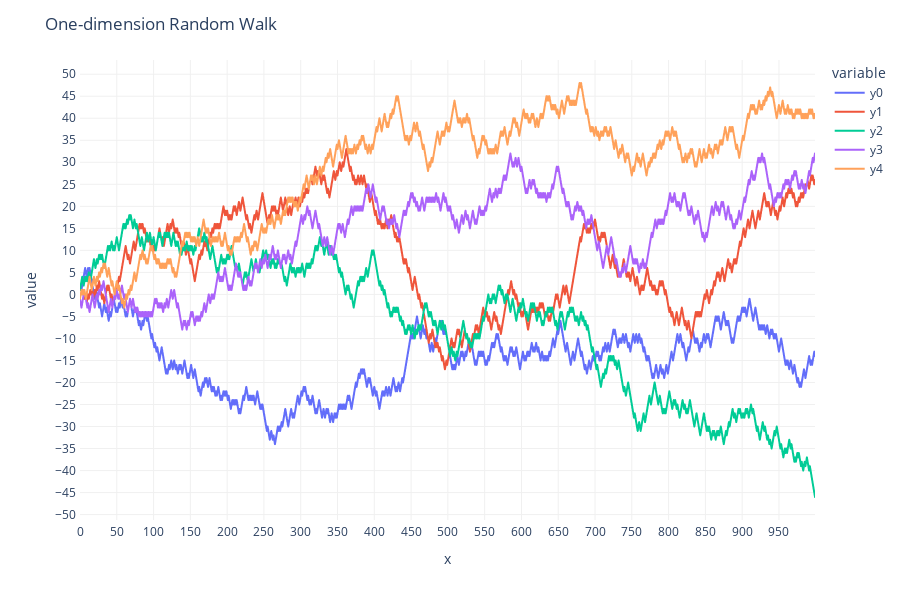

Here is the notebook cell this chart was saved with:
### Markdown cell above
<h4>As a Markov process, a Random Walk's (RW) future behaviour is independent of past behaviours. In a One-dimension setup, an incremental movement has probability <i>p</i>, while a decremental movement has probability <i>1 - p</i></h4>

### Code cell
def simulate_1d_rw(nsteps=1000, p=0.5, stepsize=1):
    steps = [ 1*stepsize if random.random() < p else -1*stepsize for i in range(nsteps) ]
    y = np.cumsum(steps)
    x = list(range(len(y)))

    return x, list(y)

simulation_data = {}
nsims = 5
for i in range(nsims):
    x, y = simulate_1d_rw()
    simulation_data['x'] = x
    simulation_data['y{col}'.format(col=i)] = y

ycols = [ 'y{col}'.format(col=i) for i in range(nsims) ]
fig = px.line(simulation_data, x='x', y=ycols)
fig.update_layout(
    title='One-dimension Random Walk'
)
pretty_plot(fig, height=600)
fig.show()

### Figure 1 — Plotly figure (JSON) as saved in the notebook; plotly's stock layout.template omitted (floating-point values rounded to 4 significant figures; data arrays with more than 128 entries replaced by an {"elided": "..."} marker saying what was removed)
{"data": [{"hovertemplate": "variable=y0<br>x=%{x}<br>value=%{y}<extra></extra>", "legendgroup": "y0", "line": {"color": "#636efa", "dash": "solid"}, "marker": {"symbol": "circle"}, "mode": "lines", "name": "y0", "showlegend": true, "type": "scattergl", "x": {"elided": "1000 int values"}, "xaxis": "x", "y": {"elided": "1000 int values"}, "yaxis": "y"}, {"hovertemplate": "variable=y1<br>x=%{x}<br>value=%{y}<extra></extra>", "legendgroup": "y1", "line": {"color": "#EF553B", "dash": "solid"}, "marker": {"symbol": "circle"}, "mode": "lines", "name": "y1", "showlegend": true, "type": "scattergl", "x": {"elided": "1000 int values"}, "xaxis": "x", "y": {"elided": "1000 int values"}, "yaxis": "y"}, {"hovertemplate": "variable=y2<br>x=%{x}<br>value=%{y}<extra></extra>", "legendgroup": "y2", "line": {"color": "#00cc96", "dash": "solid"}, "marker": {"symbol": "circle"}, "mode": "lines", "name": "y2", "showlegend": true, "type": "scattergl", "x": {"elided": "1000 int values"}, "xaxis": "x", "y": {"elided": "1000 int values"}, "yaxis": "y"}, {"hovertemplate": "variable=y3<br>x=%{x}<br>value=%{y}<extra></extra>", "legendgroup": "y3", "line": {"color": "#ab63fa", "dash": "solid"}, "marker": {"symbol": "circle"}, "mode": "lines", "name": "y3", "showlegend": true, "type": "scattergl", "x": {"elided": "1000 int values"}, "xaxis": "x", "y": {"elided": "1000 int values"}, "yaxis": "y"}, {"hovertemplate": "variable=y4<br>x=%{x}<br>value=%{y}<extra></extra>", "legendgroup": "y4", "line": {"color": "#FFA15A", "dash": "solid"}, "marker": {"symbol": "circle"}, "mode": "lines", "name": "y4", "showlegend": true, "type": "scattergl", "x": {"elided": "1000 int values"}, "xaxis": "x", "y": {"elided": "1000 int values"}, "yaxis": "y"}], "layout": {"height": 600, "legend": {"title": {"text": "variable"}, "tracegroupgap": 0}, "margin": {"t": 60}, "paper_bgcolor": "rgba(0, 0, 0, 0)", "plot_bgcolor": "rgba(0, 0, 0, 0)", "title": {"text": "One-dimension Random Walk"}, "xaxis": {"anchor": "y", "domain": [0, 1], "gridcolor": "#f0f0f0", "gridwidth": 1, "linewidth": 2, "nticks": 30, "showgrid": true, "showline": true, "title": {"text": "x"}}, "yaxis": {"anchor": "x", "domain": [0, 1], "gridcolor": "#f0f0f0", "gridwidth": 1, "linewidth": 2, "nticks": 30, "showgrid": true, "showline": true, "tickformat": "none", "title": {"text": "value"}, "zeroline": true, "zerolinecolor": "#f0f0f0", "zerolinewidth": 1}}}
